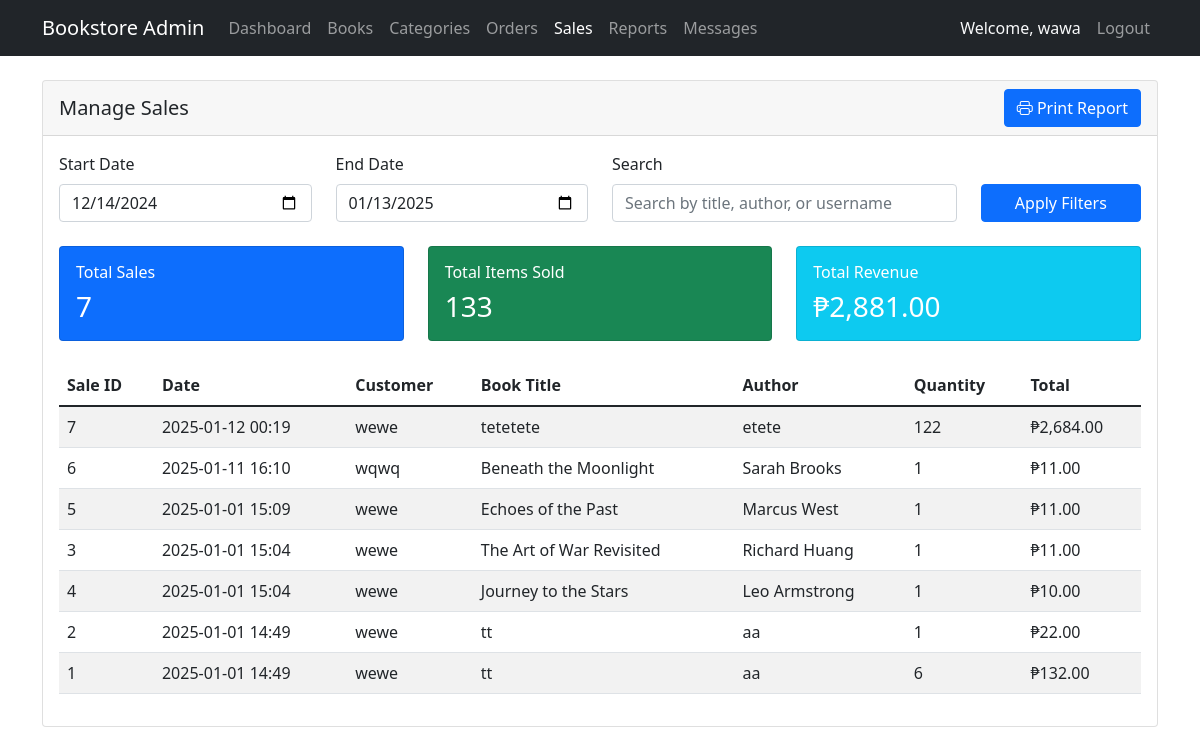
Before: /admin/manage_sales.php (signed in) with the older database file.
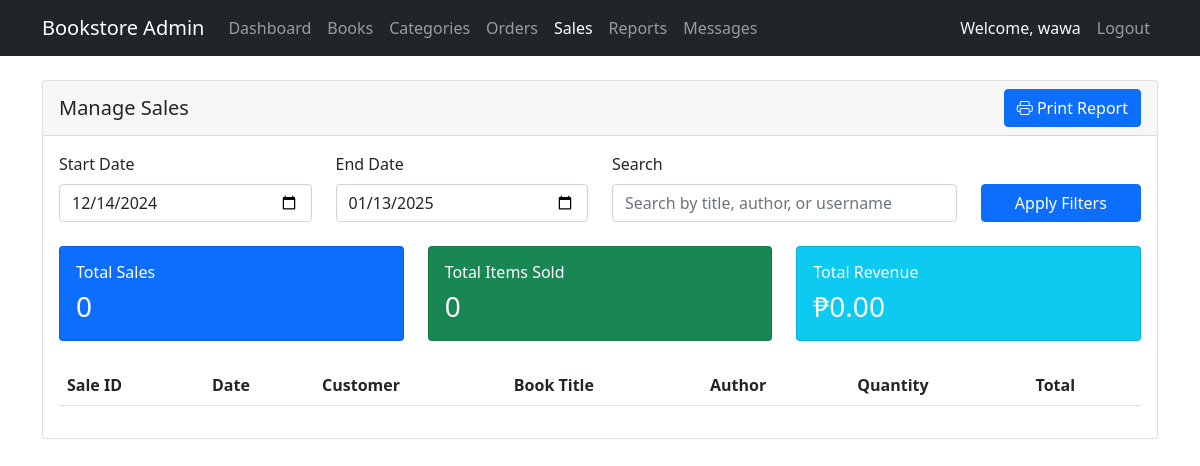
After: the same page with the newer database file.
### tables this page shows
CREATE TABLE `sales` (
  `sale_id` int(11) NOT NULL,
  `user_id` int(11) NOT NULL,
  `book_id` int(11) NOT NULL,
  `quantity` int(11) NOT NULL,
  `total_price` decimal(10,2) NOT NULL DEFAULT 0.00,
  `sale_date` datetime NOT NULL DEFAULT current_timestamp()
);

CREATE TABLE `users` (
  `user_id` int(11) NOT NULL,
  `username` varchar(255) NOT NULL,
  `email` varchar(255) NOT NULL,
  `password` varchar(255) NOT NULL,
  `user_type` varchar(10) DEFAULT NULL,
  `date_created` timestamp NOT NULL DEFAULT current_timestamp()
);

CREATE TABLE `books` (
  `book_id` int(11) NOT NULL,
  `category_id` int(11) DEFAULT NULL,
  `title` varchar(255) NOT NULL,
  `author` varchar(255) NOT NULL,
  `description` text DEFAULT NULL,
  `price` decimal(10,2) NOT NULL,
  `stock_quantity` int(11) DEFAULT 0,
  `date_added` timestamp NOT NULL DEFAULT current_timestamp()
);

### admin/manage_sales.php (the view, shortened to what the changed rows need)
<?php
require_once '../auth/config.php';
$start_date = $_SESSION['manage_sales_filters']['start_date'];
$end_date = $_SESSION['manage_sales_filters']['end_date'];
$sql = "SELECT
            s.sale_id,
            s.quantity,
            s.total_price,
            s.sale_date,
            b.title,
            b.author,
            u.username
        FROM Sales s
        JOIN Books b ON s.book_id = b.book_id
        JOIN Users u ON s.user_id = u.user_id
        WHERE s.sale_date BETWEEN ? AND ?";
$params = [$start_date . ' 00:00:00', $end_date . ' 23:59:59'];
$types = "ss";
$sql .= " ORDER BY s.sale_date DESC";
$stmt = $conn->prepare($sql);
$stmt->bind_param($types, ...$params);
$stmt->execute();
$result = $stmt->get_result();
$total_sql = "SELECT
                COUNT(*) as total_sales,
                SUM(s.quantity) as total_items,
                SUM(s.total_price) as total_revenue
            FROM Sales s
            WHERE s.sale_date BETWEEN ? AND ?";
$total_stmt = $conn->prepare($total_sql);
$total_stmt->bind_param("ss", $params[0], $params[1]);
$total_stmt->execute();
$totals = $total_stmt->get_result()->fetch_assoc();
?>
<!DOCTYPE html>
<html lang="en">
<head>
    <link href="https://cdn.jsdelivr.net/npm/bootstrap@5.1.3/dist/css/bootstrap.min.css" rel="stylesheet">
    <link href="https://cdn.jsdelivr.net/npm/bootstrap-icons@1.7.2/font/bootstrap-icons.css" rel="stylesheet">
</head>
<body>
    <div class="container mt-4">
        <div class="card">
            <div class="card-body">
                <div class="row mb-4">
                    <div class="col-md-4">
                        <div class="card bg-primary text-white">
                            <div class="card-body">
                                <h6 class="card-title">Total Sales</h6>
                                <h3 class="mb-0"><?php echo number_format($totals['total_sales']); ?></h3>
                            </div>
                        </div>
                    </div>
                    <div class="col-md-4">
                        <div class="card bg-success text-white">
                            <div class="card-body">
                                <h6 class="card-title">Total Items Sold</h6>
                                <h3 class="mb-0"><?php echo number_format($totals['total_items']); ?></h3>
                            </div>
                        </div>
                    </div>
                    <div class="col-md-4">
                        <div class="card bg-info text-white">
                            <div class="card-body">
                                <h6 class="card-title">Total Revenue</h6>
                                <h3 class="mb-0">₱<?php echo number_format($totals['total_revenue'], 2); ?></h3>
                            </div>
                        </div>
                    </div>
                </div>
                <div class="table-responsive">
                    <table class="table table-striped">
                        <thead>
                            <tr>
                                <th>Sale ID</th>
                                <th>Date</th>
                                <th>Customer</th>
                                <th>Book Title</th>
                                <th>Author</th>
                                <th>Quantity</th>
                                <th>Total</th>
                            </tr>
                        </thead>
                        <tbody>
                            <?php while ($row = $result->fetch_assoc()): ?>
                            <tr>
                                <td><?php echo $row['sale_id']; ?></td>
                                <td><?php echo date('Y-m-d H:i', strtotime($row['sale_date'])); ?></td>
                                <td><?php echo htmlspecialchars($row['username']); ?></td>
                                <td><?php echo htmlspecialchars($row['title']); ?></td>
                                <td><?php echo htmlspecialchars($row['author']); ?></td>
                                <td><?php echo number_format($row['quantity']); ?></td>
                                <td>₱<?php echo number_format($row['total_price'], 2); ?></td>
                            </tr>
                            <?php endwhile; ?>
                        </tbody>
                    </table>
                </div>
            </div>
        </div>
    </div>
</body>
</html>

Changed rows visible on the page:
removed sales: sale_id "7", sale_date "2025-01-12 00:19", user.username "wewe", book.title "tetetete", book.author "etete", quantity "122", total_price "2,684.00"
removed sales: sale_id "6", sale_date "2025-01-11 16:10", user.username "wqwq", book.title "Beneath the Moonlight", book.author "Sarah Brooks", quantity "1", total_price "11.00"
removed sales: sale_id "5", sale_date "2025-01-01 15:09", user.username "wewe", book.title "Echoes of the Past", book.author "Marcus West", quantity "1", total_price "11.00"
removed sales: sale_id "3", sale_date "2025-01-01 15:04", user.username "wewe", book.title "The Art of War Revisited", book.author "Richard Huang", quantity "1", total_price "11.00"
removed sales: sale_id "4", sale_date "2025-01-01 15:04", user.username "wewe", book.title "Journey to the Stars", book.author "Leo Armstrong", quantity "1", total_price "10.00"
removed sales: sale_id "2", sale_date "2025-01-01 14:49", user.username "wewe", book.title "tt", book.author "aa", quantity "1", total_price "22.00"
removed sales: sale_id "1", sale_date "2025-01-01 14:49", user.username "wewe", book.title "tt", book.author "aa", quantity "6", total_price "132.00"
Other visible differences:
$totals['total_sales']: "7" → "0"
$totals['total_items']: "133" → "0"
$totals['total_revenue']: "2,881.00" → "0.00"
